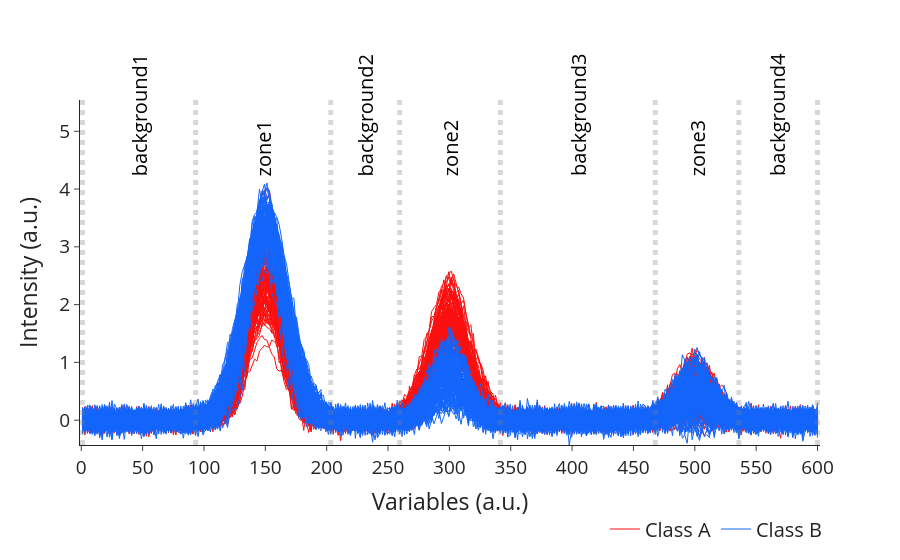

Notebook cell for this chart:
### Markdown cell above
The following cell overlays all spectra from both classes, colored by class label, with vertical dashed lines marking the zone boundaries detected above. Zone labels are annotations centered within each zone. This visualization confirms that the synthetic design produces distinguishable spectral profiles: Class A (red) and Class B (blue) show systematic differences in peak intensity at the three discriminative regions (near 150, 300, and 500), while the baseline regions exhibit overlapping behavior. The detected zones correctly segment informative peaks from background intervals.

### Code cell
# Plotting the entire synthetic dataset with spectral cuts

data_complete = df.copy() # using the synthetic dataset generated above

class_col = "Class" if "Class" in data_complete.columns else data_complete.columns[0]
spec_cols = [c for c in data_complete.columns if c != class_col]
x_vars = np.array(spec_cols, dtype=float)

df_A = data_complete[data_complete[class_col] == "A"][spec_cols]
df_B = data_complete[data_complete[class_col] == "B"][spec_cols]

color_A = "#FA0F0F"
color_B = "#1365FC"

fig = go.Figure()

for i, (_, row) in enumerate(df_A.iterrows()):
    fig.add_trace(go.Scatter(
        x=x_vars,
        y=row.values,
        mode="lines",
        name="Class A",
        line=dict(color=color_A, width=1.0),
        legendgroup="A",
        showlegend=(i == 0),
    ))

for i, (_, row) in enumerate(df_B.iterrows()):
    fig.add_trace(go.Scatter(
        x=x_vars,
        y=row.values,
        mode="lines",
        name="Class B",
        line=dict(color=color_B, width=1.0),
        legendgroup="B",
        showlegend=(i == 0),
    ))

boundaries = sorted({cut[1] for cut in spectral_cuts} | {cut[2] for cut in spectral_cuts})
for b in boundaries:
    fig.add_vline(x=b, line=dict(color="gray", width=5, dash="dot"))

y_max = data_complete[spec_cols].values.max()
label_y = y_max * 1.02

for name, x_start, x_end in spectral_cuts:
    fig.add_annotation(
        x=(x_start + x_end) / 2,
        y=label_y,
        text=name,
        showarrow=False,
        textangle=-90,
        font=dict(size=20, color="black"),
        xanchor="center",
        yanchor="bottom",
    )

tick_max = int(np.ceil(x_vars.max() / 50.0) * 50)
ticks = np.arange(0, tick_max + 1, 50)

fig.update_layout(
    font=dict(size=19),
    xaxis_title="Variables (a.u.)",
    xaxis=dict(tickvals=ticks, ticktext=[str(v) for v in ticks]),
    yaxis_title="Intensity (a.u.)",
    yaxis=dict(range=[data_complete[spec_cols].values.min(), y_max * 1.35]),
    legend=dict(
        orientation="h",
        x=0.86,
        y=-0.3,
        xanchor="center",
        yanchor="bottom",
        font=dict(size=20),
    ),
    template="simple_white",
    #width=1250,
    #height=350,
)
fig.show()
